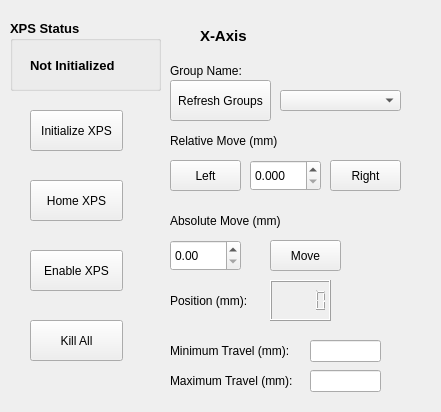
<?xml version="1.0" encoding="UTF-8"?>
<ui version="4.0">
 <class>Form</class>
 <widget class="QWidget" name="Form">
  <property name="geometry">
   <rect>
    <x>0</x>
    <y>0</y>
    <width>441</width>
    <height>412</height>
   </rect>
  </property>
  <property name="windowTitle">
   <string>Form</string>
  </property>
  <widget class="QGroupBox" name="XPSstatus">
   <property name="geometry">
    <rect>
     <x>10</x>
     <y>20</y>
     <width>151</width>
     <height>71</height>
    </rect>
   </property>
   <property name="font">
    <font>
     <pointsize>10</pointsize>
     <weight>75</weight>
     <bold>true</bold>
    </font>
   </property>
   <property name="title">
    <string>XPS Status</string>
   </property>
   <widget class="QLabel" name="XPSstatusLabel">
    <property name="geometry">
     <rect>
      <x>20</x>
      <y>30</y>
      <width>121</width>
      <height>31</height>
     </rect>
    </property>
    <property name="text">
     <string>Not Initialized</string>
    </property>
   </widget>
  </widget>
  <widget class="QPushButton" name="InitializeXPS">
   <property name="geometry">
    <rect>
     <x>30</x>
     <y>110</y>
     <width>93</width>
     <height>41</height>
    </rect>
   </property>
   <property name="text">
    <string>Initialize XPS</string>
   </property>
  </widget>
  <widget class="QPushButton" name="HomeXPS">
   <property name="geometry">
    <rect>
     <x>30</x>
     <y>180</y>
     <width>93</width>
     <height>41</height>
    </rect>
   </property>
   <property name="text">
    <string>Home XPS</string>
   </property>
  </widget>
  <widget class="QPushButton" name="EnableDisableXPS">
   <property name="geometry">
    <rect>
     <x>30</x>
     <y>250</y>
     <width>93</width>
     <height>41</height>
    </rect>
   </property>
   <property name="text">
    <string>Enable XPS</string>
   </property>
  </widget>
  <widget class="QPushButton" name="KillAll">
   <property name="geometry">
    <rect>
     <x>30</x>
     <y>320</y>
     <width>93</width>
     <height>41</height>
    </rect>
   </property>
   <property name="text">
    <string>Kill All</string>
   </property>
  </widget>
  <widget class="QLabel" name="XaxisLabel">
   <property name="geometry">
    <rect>
     <x>200</x>
     <y>20</y>
     <width>61</width>
     <height>31</height>
    </rect>
   </property>
   <property name="font">
    <font>
     <pointsize>11</pointsize>
     <weight>75</weight>
     <bold>true</bold>
    </font>
   </property>
   <property name="text">
    <string>X-Axis</string>
   </property>
  </widget>
  <widget class="QComboBox" name="X_GroupNames">
   <property name="geometry">
    <rect>
     <x>280</x>
     <y>90</y>
     <width>121</width>
     <height>21</height>
    </rect>
   </property>
  </widget>
  <widget class="QLabel" name="GroupNameLabel">
   <property name="geometry">
    <rect>
     <x>170</x>
     <y>60</y>
     <width>81</width>
     <height>21</height>
    </rect>
   </property>
   <property name="text">
    <string>Group Name:</string>
   </property>
  </widget>
  <widget class="QLabel" name="RelativeMoveLabel">
   <property name="geometry">
    <rect>
     <x>170</x>
     <y>130</y>
     <width>121</width>
     <height>21</height>
    </rect>
   </property>
   <property name="text">
    <string>Relative Move (mm)</string>
   </property>
  </widget>
  <widget class="QPushButton" name="X_RightRelativeMoveButton">
   <property name="geometry">
    <rect>
     <x>330</x>
     <y>160</y>
     <width>71</width>
     <height>31</height>
    </rect>
   </property>
   <property name="text">
    <string>Right</string>
   </property>
  </widget>
  <widget class="QDoubleSpinBox" name="RelativeMoveValue">
   <property name="geometry">
    <rect>
     <x>250</x>
     <y>160</y>
     <width>71</width>
     <height>31</height>
    </rect>
   </property>
   <property name="decimals">
    <number>3</number>
   </property>
   <property name="value">
    <double>0.000000000000000</double>
   </property>
  </widget>
  <widget class="QPushButton" name="X_LeftRelativeMoveButton">
   <property name="geometry">
    <rect>
     <x>170</x>
     <y>160</y>
     <width>71</width>
     <height>31</height>
    </rect>
   </property>
   <property name="text">
    <string>Left</string>
   </property>
  </widget>
  <widget class="QLabel" name="AbsoluteMoveLabel">
   <property name="geometry">
    <rect>
     <x>170</x>
     <y>210</y>
     <width>121</width>
     <height>21</height>
    </rect>
   </property>
   <property name="text">
    <string>Absolute Move (mm)</string>
   </property>
  </widget>
  <widget class="QDoubleSpinBox" name="AbsoluteMoveValue">
   <property name="geometry">
    <rect>
     <x>170</x>
     <y>240</y>
     <width>71</width>
     <height>31</height>
    </rect>
   </property>
  </widget>
  <widget class="QPushButton" name="X_AbsoluteMoveButton">
   <property name="geometry">
    <rect>
     <x>270</x>
     <y>240</y>
     <width>71</width>
     <height>31</height>
    </rect>
   </property>
   <property name="text">
    <string>Move</string>
   </property>
  </widget>
  <widget class="QLabel" name="PositionLabel">
   <property name="geometry">
    <rect>
     <x>170</x>
     <y>290</y>
     <width>91</width>
     <height>21</height>
    </rect>
   </property>
   <property name="text">
    <string>Position (mm):</string>
   </property>
  </widget>
  <widget class="QLCDNumber" name="PositionValue">
   <property name="geometry">
    <rect>
     <x>270</x>
     <y>280</y>
     <width>61</width>
     <height>41</height>
    </rect>
   </property>
   <property name="smallDecimalPoint">
    <bool>false</bool>
   </property>
   <property name="value" stdset="0">
    <double>0.000000000000000</double>
   </property>
  </widget>
  <widget class="QLabel" name="MinTravelLabel">
   <property name="geometry">
    <rect>
     <x>170</x>
     <y>340</y>
     <width>141</width>
     <height>21</height>
    </rect>
   </property>
   <property name="text">
    <string>Minimum Travel (mm):</string>
   </property>
  </widget>
  <widget class="QLineEdit" name="MinTravelValue">
   <property name="geometry">
    <rect>
     <x>310</x>
     <y>340</y>
     <width>71</width>
     <height>22</height>
    </rect>
   </property>
  </widget>
  <widget class="QLabel" name="MaxTravelLabel">
   <property name="geometry">
    <rect>
     <x>170</x>
     <y>370</y>
     <width>141</width>
     <height>21</height>
    </rect>
   </property>
   <property name="text">
    <string>Maximum Travel (mm):</string>
   </property>
  </widget>
  <widget class="QLineEdit" name="MaxTravelValue">
   <property name="geometry">
    <rect>
     <x>310</x>
     <y>370</y>
     <width>71</width>
     <height>22</height>
    </rect>
   </property>
  </widget>
  <widget class="QPushButton" name="RefreshGroupsButton">
   <property name="geometry">
    <rect>
     <x>170</x>
     <y>80</y>
     <width>101</width>
     <height>41</height>
    </rect>
   </property>
   <property name="text">
    <string>Refresh Groups</string>
   </property>
  </widget>
 </widget>
 <resources/>
 <connections/>
</ui>
